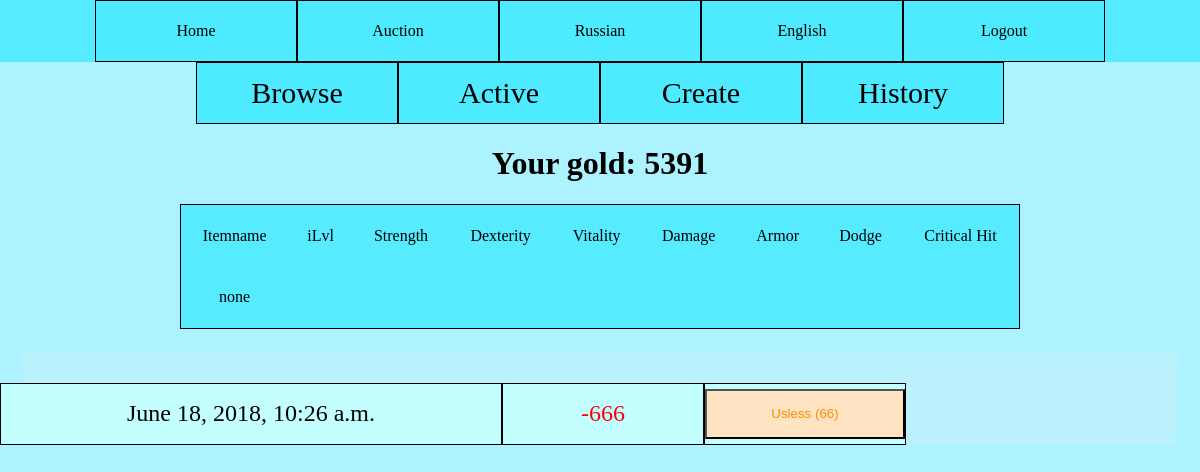
The page /en/auction/log (signed in) on the database as committed earlier.
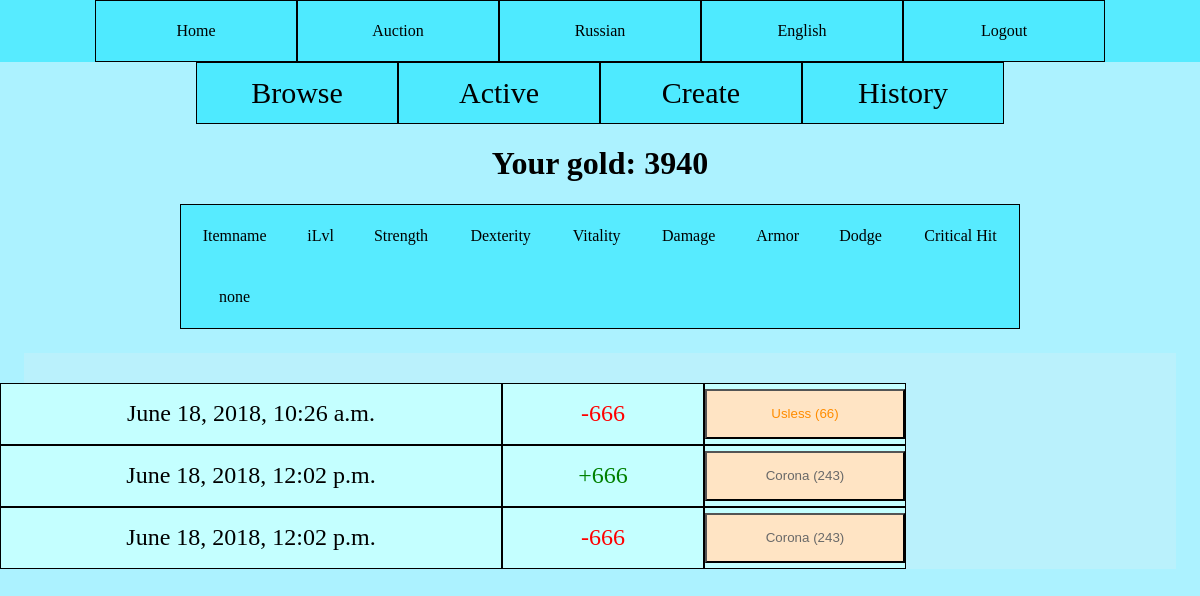
The same page on the database as committed later.
### main/models.py (models this page shows)
class Character(models.Model):
    user = models.OneToOneField(User, on_delete=models.CASCADE, null=True)
    gold = models.BigIntegerField(default=0)
    eq_weapon = models.ForeignKey('Item', on_delete=models.SET_NULL, null=True, related_name="weapon")
    eq_helm   = models.ForeignKey('Item', on_delete=models.SET_NULL, null=True, related_name="helm")
    eq_armor  = models.ForeignKey('Item', on_delete=models.SET_NULL, null=True, related_name="armor")
    eq_offhand= models.ForeignKey('Item', on_delete=models.SET_NULL, null=True, related_name="offhand")

class AuctionLog(models.Model):
    character_id = models.ForeignKey(Character, on_delete=models.CASCADE,null=True)
    time = models.DateTimeField(null=True)
    bought = models.BooleanField(default=False)
    price = models.IntegerField(default=0)
    item = models.ForeignKey(Item, on_delete=models.CASCADE, null=True)

class Item(models.Model):
    item_name = models.CharField(max_length=30,null=True)
    item_level = models.IntegerField(default=0)
    item_tupe = models.IntegerField(null=True)
    item_rarity = models.IntegerField(null=True)
    character_id = models.ForeignKey(Character, on_delete=models.SET_NULL,null=True)
    used = models.BooleanField(default=False)

### main/views.py (the view)
# urls.py: path('auction/log', views.AuctionFed, name='log_auction'),
def AuctionFed(request):
    ProcessLoots()
    if request.user.is_authenticated:
        current_user = request.user
        char = Character.objects.get(user=current_user)
        logs = AuctionLog.objects.filter(character_id=char)
        local_log = []
        for x in logs:
            local_log.append(LocalHistory(x))
        context = {'logs': local_log, 'char': char}
        return render(request, 'auction/auction_log.html', context=context)
    else:
        return HttpResponseForbidden()

### main/GameLogic.py (called while the page is built)
def ProcessLoots():
    loots = Loot.objects.all()
    time_now = timezone.now()
    for x in loots:
        if x.end_time < time_now:
            pass

### templates/auction/auction_log.html (shortened to what this page needs)
{% extends "auction/Auction.html" %}
{% load i18n %}
{% block main %}
    {% include "items/stat_table.html" %}
    <div class="main_aa">
        <div class="lots">
            {% for x in logs %}
                <div class="head">
                    <div class="info_long">
                        {{ x.time }}
                    </div>
                    <div class="info">
                        {% if x.bought == True %}
                            <font color="red">
                                -{{ x.price }}
                            </font>
                        {% else %}
                            <font color="green">
                                +{{ x.price }}
                            </font>
                        {% endif %}
                    </div>
                    <div class="info">
                        {% include "items/item_small.html" with item=x.item only %}
                    </div>
                </div>
            {% endfor %}
        </div>
    </div>
{% endblock %}

### templates/auction/Auction.html
{% extends "base.html" %}
{% load i18n %}
{% block header %}
    <div class="menu">
        <a href="/auction">{% trans "Browse" %}</a>
        <a href="/auction/my">{% trans "Active" %}</a>
        <a href="/auction/create">{% trans "Create" %}</a>
        <a href="/auction/log">{% trans "History" %}</a>
    </div>
{% endblock %}
{% block content %}
    <h1><div style="text-align: center;">Your gold: {{ char.gold }}</div></h1>
    {% block main %}
    {% endblock %}
{% endblock %}

### templates/base.html (shortened to what this page needs)
{% load i18n %}
<!DOCTYPE html>
<html lang="en">
<head>
    {% load static %}
    <link rel="stylesheet" href={% static "style.css" %}/>
</head>
<header>
    <a class="nav" href="/">{% trans "Home" %}</a>
    <a class="nav"  href="/auction">{% trans "Auction" %}</a>
    <a class="nav"  href="/ru/language/ru">{% trans "Russian" %}</a>
    <a class="nav"  href="/en/language/en">{% trans "English" %}</a>
    {% if user.is_authenticated %}
        <a class="nav"  href="accounts/logout">{% trans "Logout" %}</a>
    {% else %}
        <a class="nav"  href="accounts/login">{% trans "Login" %}</a>
    {% endif %}
</header>
    {% block header %}
    {% endblock %}
<body>
    <div id="content">
        {% block content %}{% endblock %}
    </div>
</body>
</html>

### templates/items/stat_table.html
<table class="stat_table">
    <tr>
        <td>
            Itemname
        </td>
        <td>
            iLvl
        </td>
        <td>
            Strength
        </td>
        <td>
            Dexterity
        </td>
        <td>
            Vitality
        </td>
        <td>
            Damage
        </td>
        <td>
            Armor
        </td>
        <td>
            Dodge
        </td>
        <td>
            Critical Hit
        </td>
    </tr>
    <tr>
        <td id="display_name">
            none
        </td>
        <td id="display_ilvl">
        </td>
        <td id="display_str">
        </td>
        <td id="display_dex">
        </td>
        <td id="display_vit">
        </td>
        <td id="display_dmg">
        </td>
        <td id="display_arm">
        </td>
        <td id="display_dod">
        </td>
        <td id="display_crh">
        </td>
    </tr>
</table>

### templates/items/item_small.html
{% if item %}
    <button class="item_info" id="{{ item.pk }}" onmouseenter="Display({{ item.pk }})" onclick="ItemClick({{ item.pk }})">
        {% if item.rarity == 0  %}
            <span style="color: #696969; ">
        {% elif item.rarity == 1 %}
            <span style="color: blue; ">
        {% elif item.rarity == 2 %}
            <span style="color: deeppink; ">
        {% else %}
            <span style="color: darkorange; ">
        {% endif %}
            {{ item.name }} ({{ item.ilvl }})
        </span>
    </button>
{% else %}
    <button class="item_info" id="0">
        Empty
    </button>
{% endif %}

### main/static/style.css (style rules this page uses)
body { margin: 0; padding: 0; background-color: rgb(172, 242, 255); }
header { display: flex; justify-content: center; align-items: center; background-color: #57ebff }
.menu { display: flex; justify-content: center; font-size: 30px; margin-bottom: 1px; }
a { text-decoration: none; color: initial; display: flex; align-items: center; justify-content: center; width: 200px; height: 60px; border: 1px solid black; background-color: rgb(78, 234, 255); }
.main_aa { justify-content: center; max-width: 1600px; margin: 2%; display: flex; background-color: rgba(196, 242, 250, 0.582); }
.lots { margin-top: 30px; }
.lots .head { display: flex; flex-direction: row; width: 1200px; font-size: 24px; }
.info { display: flex; align-items: center; justify-content: center; width: 200px; height: 60px; border: 1px solid black; background-color: rgb(196, 255, 255); }
.info_long { display: flex; align-items: center; justify-content: center; width: 500px; height: 60px; border: 1px solid black; background-color: rgb(196, 255, 255); }
.item_info { width: 200px; height: 50px; background-color: bisque; }
tr, td { padding: 15px; text-align: center; }
table.stat_table { border: 1px solid black; border-collapse: collapse; height: 125px; margin: 0 auto; width: 70%; background-color: #57ebff; }

Rows that differ between the two databases and show on the page:
changed Character: gold "5391" → "3940"
added AuctionLog: time "June 18, 2018, 12:02 p.m."
added Item: name "Corona" "Corona"
added AuctionLog: time "June 18, 2018, 12:02 p.m."
Other text that changed with them:
new list line: "+ 666 ( 243 )"
new list line: "- 666 ( 243 )"
